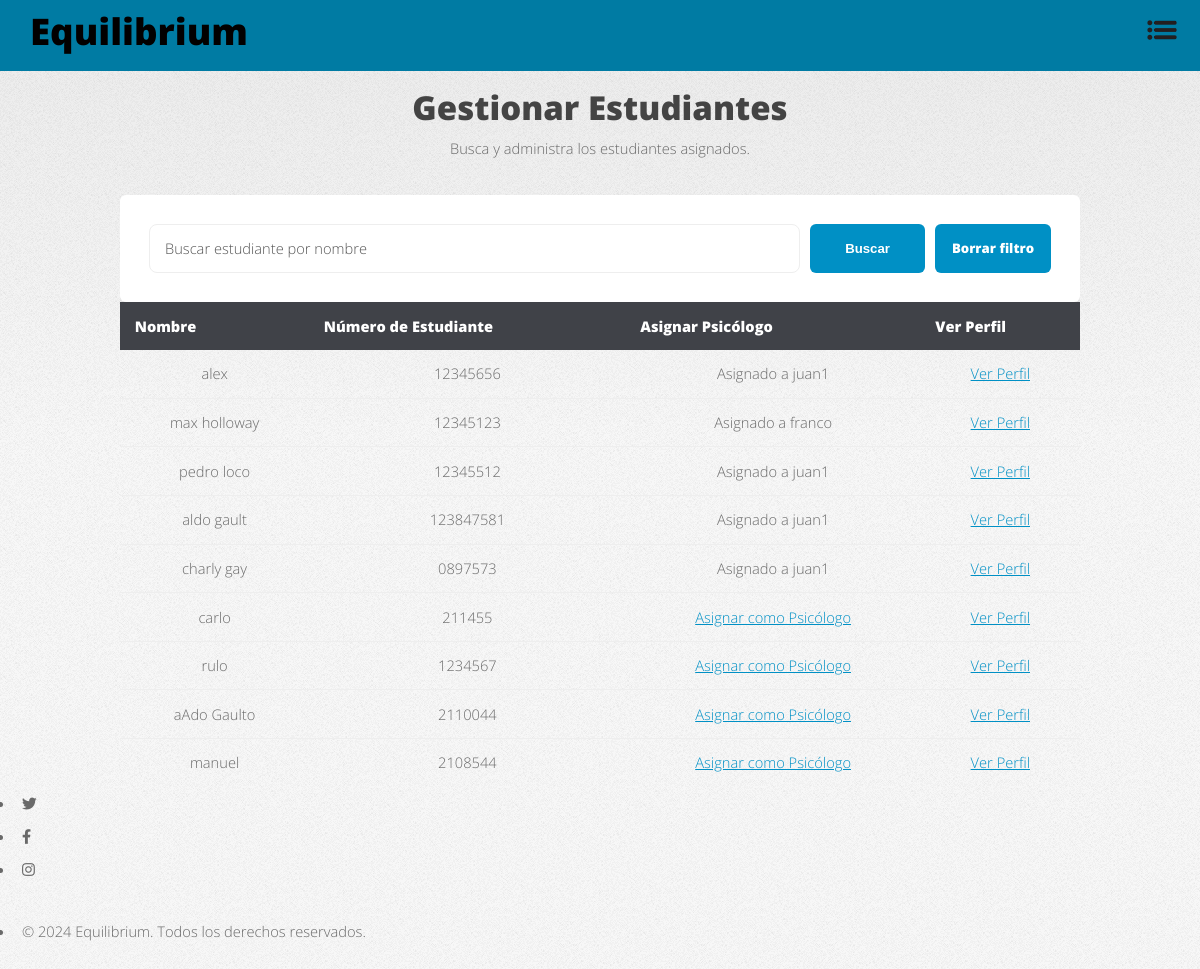
The app's page /students/manage/ (signed in) with its own data.
### main/models.py (models this page shows, shortened)
class Student(models.Model):
    user = models.OneToOneField(User, on_delete=models.CASCADE, related_name='student_profile')
    name = models.CharField(max_length=100)
    age = models.IntegerField()
    email = models.EmailField(unique=True)
    student_number = models.CharField(max_length=20, unique=True)
    location = models.CharField(max_length=100)
    profile_photo = models.ImageField(upload_to='profile_photos/', null=True, blank=True)
    psychologist = models.ForeignKey(
        Psychologist,
        on_delete=models.SET_NULL,
        null=True,
        blank=True,
        related_name='assigned_students'
    )

class Psychologist(models.Model):
    user = models.OneToOneField(User, on_delete=models.CASCADE, related_name='psychologist_profile')
    name = models.CharField(max_length=100)
    age = models.IntegerField()
    email = models.EmailField(unique=True)
    specialty = models.CharField(max_length=100)
    phone_number = models.CharField(max_length=15)
    profile_photo = models.ImageField(upload_to='profile_photos/', null=True, blank=True)
    cover_photo = models.ImageField(upload_to='cover_photos/', null=True, blank=True)

### main/views.py (the view)
# urls.py: path('students/manage/', views.manage_students, name='manage_students'),
@login_required
def manage_students(request):
    students = Student.objects.all()
    psychologist = request.user.psychologist_profile if hasattr(request.user, 'psychologist_profile') else None
    if 'search' in request.GET:
        query = request.GET['search']
        students = students.filter(name__icontains=query)
    if 'assigned_only' in request.GET and psychologist:
        students = students.filter(psychologist=psychologist)
    return render(request, 'manage_students.html', {
        'students': students,
        'psychologist': psychologist
    })

### main/templates/manage_students.html (shortened to what this page needs)
<!DOCTYPE html>
<html lang="es">
<head>
    {% load static %}
    <link rel="stylesheet" href="{% static 'css/fontawesome-all.min.css' %}">
    <link rel="stylesheet" href="{% static 'css/main.css' %}">
</head>
<body class="is-preload">
    <div id="page-wrapper">
        <div class="blue-bar">
            <h1 id="logo"><a href="{% url 'home' %}">Equilibrium</a></h1>
            <nav id="nav">
                <ul>
                    <li class="dropdown">
                        <a href="javascript:void(0)" class="dropbtn">
                            <img src="{% static 'img/menu-icon.png' %}" alt="Menú" class="menu-icon">
                        </a>
                    </li>
                </ul>
            </nav>
        </div>
        <section id="main" class="container">
            <header class="major">
                <h2>Gestionar Estudiantes</h2>
                <p>Busca y administra los estudiantes asignados.</p>
            </header>
            <form method="GET" class="box special filter-buttons">
                <input type="text" name="search" placeholder="Buscar estudiante por nombre" value="{{ request.GET.search }}">
                <button type="submit" class="button primary">Buscar</button>
                <a href="{% url 'manage_students' %}" class="button">Borrar filtro</a>
            </form>
            <table class="alt">
                <thead>
                    <tr>
                        <th>Nombre</th>
                        <th>Número de Estudiante</th>
                        <th>Asignar Psicólogo</th>
                        <th>Ver Perfil</th>
                    </tr>
                </thead>
                <tbody>
                    {% for student in students %}
                    <tr>
                        <td>{{ student.name }}</td>
                        <td>{{ student.student_number }}</td>
                        <td>
                            {% if student.psychologist %}
                                Asignado a {{ student.psychologist.user.username }}
                            {% else %}
                                <a href="{% url 'assign_psychologist' student.id %}" onclick="showConfirmationMessage()">Asignar como Psicólogo</a>
                            {% endif %}
                        </td>
                        <td><a href="{% url 'view_student_profile' student.id %}">Ver Perfil</a></td>
                    </tr>
                    {% endfor %}
                </tbody>
            </table>
        </section>
        <footer id="footer">
            <ul class="icons">
                <li><a href="#" class="icon brands fa-twitter"><span class="label">Twitter</span></a></li>
                <li><a href="#" class="icon brands fa-facebook-f"><span class="label">Facebook</span></a></li>
                <li><a href="#" class="icon brands fa-instagram"><span class="label">Instagram</span></a></li>
            </ul>
            <ul class="copyright">
                <li>&copy; 2024 Equilibrium. Todos los derechos reservados.</li>
            </ul>
        </footer>
    </div>
</body>
</html>

### main/templates/manage_students.html (style rules this page uses)
.blue-bar { background-color: #007ba3; display: flex; justify-content: space-between; align-items: center; padding: 15px 30px; position: relative; top: 0; width: 100%; box-sizing: border-box; }
#logo a { font-size: 2.5em; color: rgb(2, 0, 0); text-decoration: none; }
.menu-icon { width: 50px; height: auto; vertical-align: middle; margin-left: 20px; }
#main { margin-top: 20px; text-align: center; }
.filter-buttons { display: flex; justify-content: center; gap: 10px; }
.filter-buttons .button { padding: 8px 15px; font-size: 0.9em; width: 150px; text-align: center; }

### records on screen
Student: name "alex", student_number "12345656", psychologist.user.username "juan1"
Student: name "max holloway", student_number "12345123", psychologist.user.username "franco"
Student: name "pedro loco", student_number "12345512", psychologist.user.username "juan1"
Student: name "aldo gault", student_number "123847581", psychologist.user.username "juan1"
Student: name "charly gay", student_number "0897573", psychologist.user.username "juan1"
Student: name "carlo", student_number "211455", shows "Asignar como Psicólogo"
Student: name "rulo", student_number "1234567", shows "Asignar como Psicólogo"
Student: name "aAdo Gaulto", student_number "2110044", shows "Asignar como Psicólogo"
Student: name "manuel", student_number "2108544", shows "Asignar como Psicólogo"
